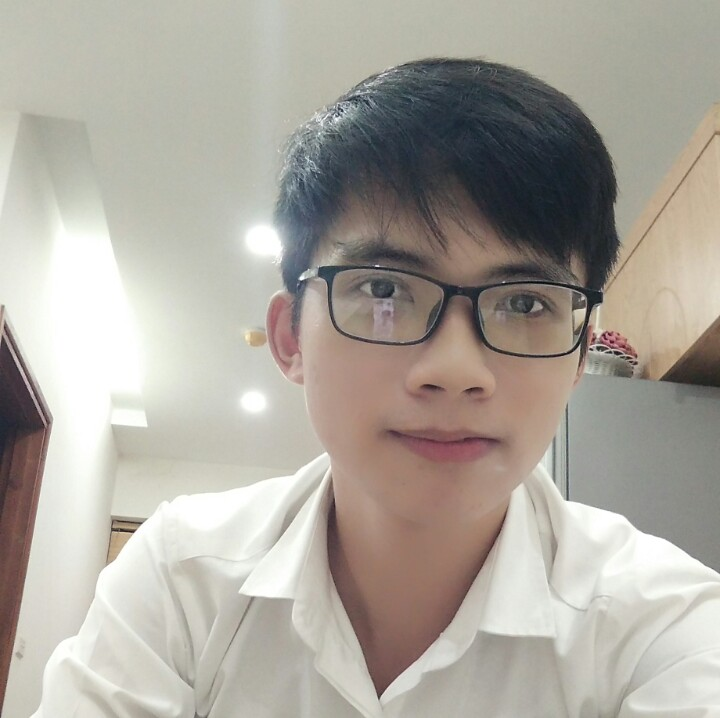
#> input picture Chapter15 - OpenCV/data/avatar.jpg, 720 x 718 px, found by its file name
$ jupyter execute Test.ipynb
#> lines starting #> are read from the running program, lines starting #| are printed output that depends on the picture; after the words box and inside, x2 and y2 are one past the last pixel; in counts of white or black regions, pixels touching at a corner belong together
Nguồn:
1. https://www.youtube.com/watch?v=faheDNsr-B4&list=PLZEIt444jqpCyaGWG1Jvq2ylfOdjppEOR

# Cài đặt OpenCV

1. Truy cập: https://opencv.org/releases/ tải về phiên bản OpenCV cho hệ điều hành tương ứng.
2. Giải nén OpenCv ra 1 thư mục nào đó.
3. Truy cập vào opencv --> build --> python --> cv2 --> chọn phiên bản python tương ứng với máy (Ví dụ máy tôi là python 3.7)--> copy file đó và cho vào `C:\Program Files\Python37\Lib\site-packages`.
4. Mở cmd và chạy lệnh `pip install opencv-python`
5. Test lại bằng cách mở python và `import cv2`

# Mở ảnh với OpenCV

[cell 1]
import cv2
img = cv2.imread('./avatar.jpg')
#> img is the input picture: shape (718, 720, 3); mean B, G, R 158.3, 167, 172.1
cv2.imshow('image', img)
cv2.waitKey(0) # chờ ấn 1 phím gì đó rồi mới tắt
cv2.destroyAllWindows() # giải phóng

# Lưu một bức ảnh và vẽ một đường thẳng

[cell 2]
img = cv2.imread("./avatar.jpg")
cv2.line(img, (0,0), (400, 300), (255,0,0), 5)
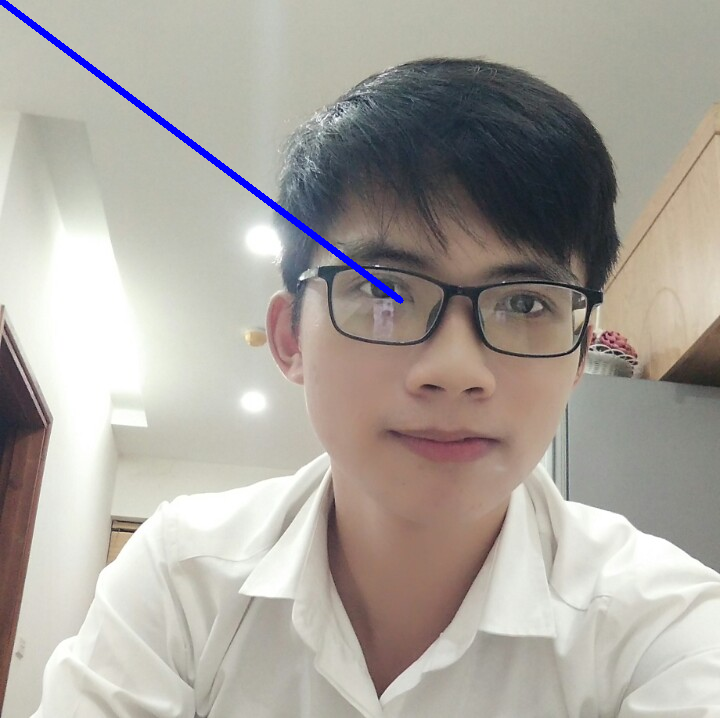
#> img: shape (718, 720, 3); 0.66% of pixels changed, all inside (x1, y1, x2, y2) = (0, 0, 404, 304)
# img, toạ độ bắt đầu, toạ độ kết thúc , (r,g,b),pixel width
cv2.imwrite('./ly.jpg', img)
cv2.destroyAllWindows()

# Thao tác với pixel ảnh

[cell 3]
img = cv2.imread('./ly.jpg')
px = img[0][0]
#> px = [252, 0, 0]
print(px)
#| [252   0   0]

[cell 4]
img[0][0] = [1, 1, 1]
#> img: shape (718, 720, 3); mean B, G, R 159, 166, 171.1
for i in range(100):
    img[i][i] = [1, 1, 1]
    img[i + 1][i + 1] = [1, 1, 1]
#> img: shape (718, 720, 3); mean B, G, R 158.9, 165.9, 171
px = img[0][0]
#> px = [1, 1, 1]
px
#> Out = [1, 1, 1]

[cell 5]
cv2.imwrite('./ly2.jpg',img)
#> Out = True

# Đọc thuộc tính và cắt ghép, đổi kênh màu ảnh

[cell 6]
img = cv2.imread('./avatar.jpg')
img.shape # kích thước ảnh
#> Out = (718, 720, 3)

[cell 7]
# đọc ảnh xám
img = cv2.imread('./avatar.jpg', 0)
#> img: shape (718, 720); min 7, max 255, mean 167.5
img.shape
#> Out = (718, 720)

[cell 8]
img.size # kích thước ảnh = byte
#> Out = 516960

[cell 9]
img.dtype

[cell 10]
# cắt ảnh
subimg = img[200: 300, 200: 500]
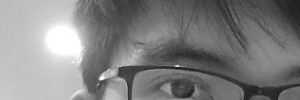
#> subimg: shape (100, 300); min 24, max 255, mean 129.4
cv2.imshow("image", subimg)
cv2.waitKey()

[cell 11]
# chuyển kênh màu
img = cv2.imread('./avatar.jpg')
subimg = img[:,:,2]
#> subimg: shape (718, 720)
cv2.imshow("image", subimg)
cv2.waitKey()

# Hoà trộn 2 bức ảnh với nhau

Điều kiện: cùng kênh màu (ảnh màu hoặc xám), cùng kích thước

[cell 12]
img1 = cv2.imread('./avatar.jpg')
img2 = cv2.imread('./anh2.jpg')
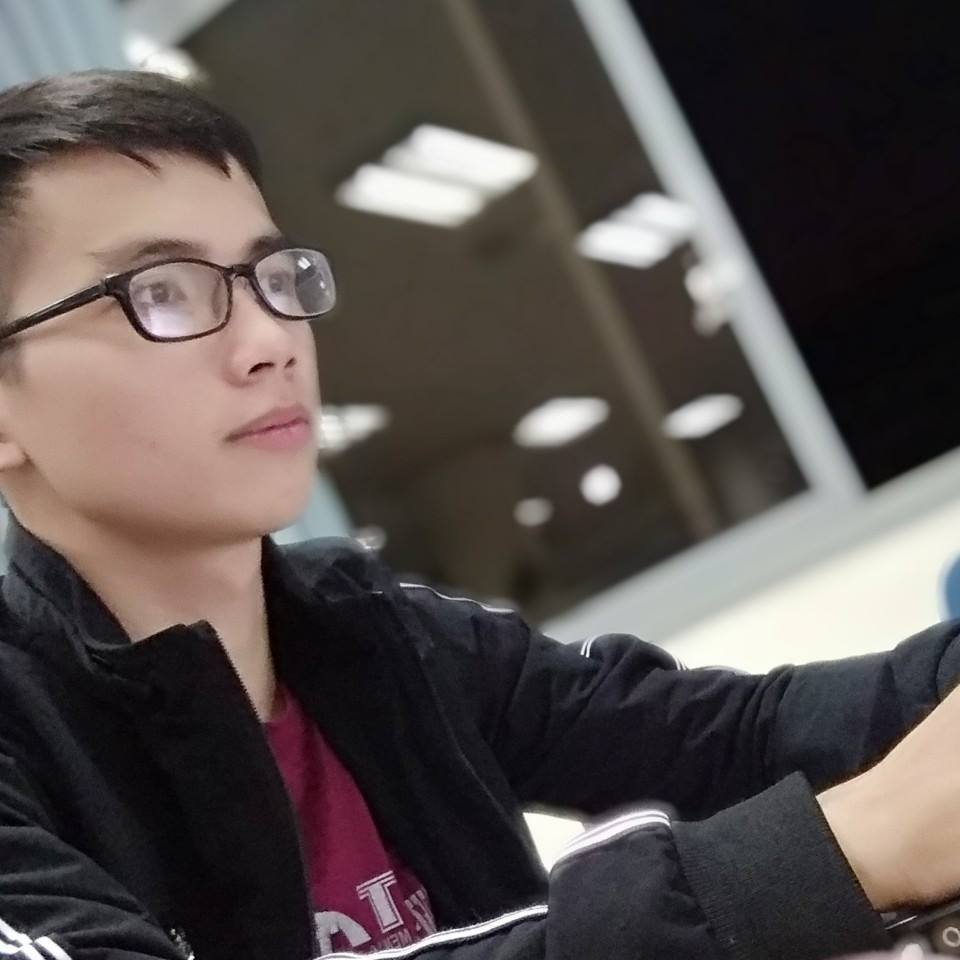
#> input picture Chapter15 - OpenCV/anh2.jpg, 960 x 960 px
#> img2 is the input picture: shape (960, 960, 3); mean B, G, R 77, 79.4, 87.4
img1 = img1[100:700, 100:700]
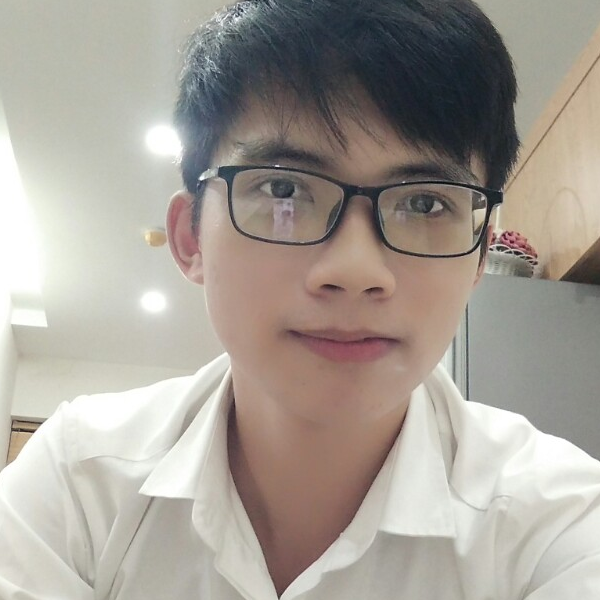
#> img1: shape (600, 600, 3); mean B, G, R 151.3, 159.5, 166.2
img2 = img2[100:700, 100:700]
#> img2: shape (600, 600, 3)

img3 = cv2.add(img1, img2)
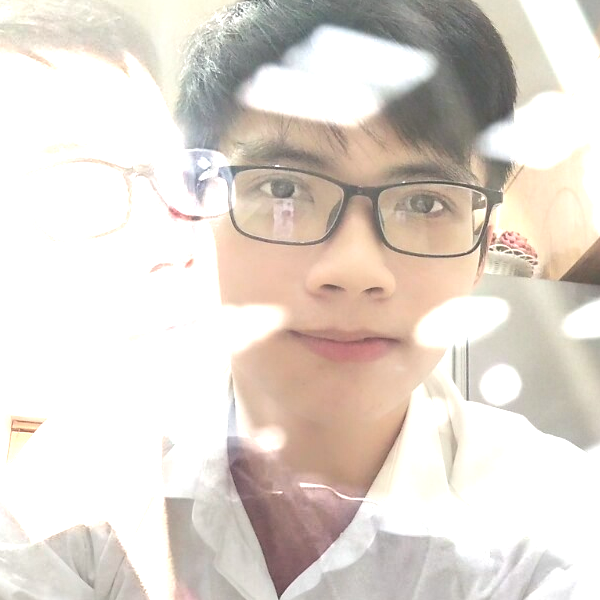
#> img3: shape (600, 600, 3); mean B, G, R 208.3, 216.1, 224.9
cv2.imshow("image", img3)
cv2.waitKey()

# Tách một đối tượng có màu nhất định ra khỏi ảnh

[cell 13]
import numpy as np
img = np.uint8([[[232, 162, 0]]])
hsv_img = cv2.cvtColor(img, cv2.COLOR_BGR2HSV)
hsv_img

[cell 14]
img = cv2.imread('./anh3.png')
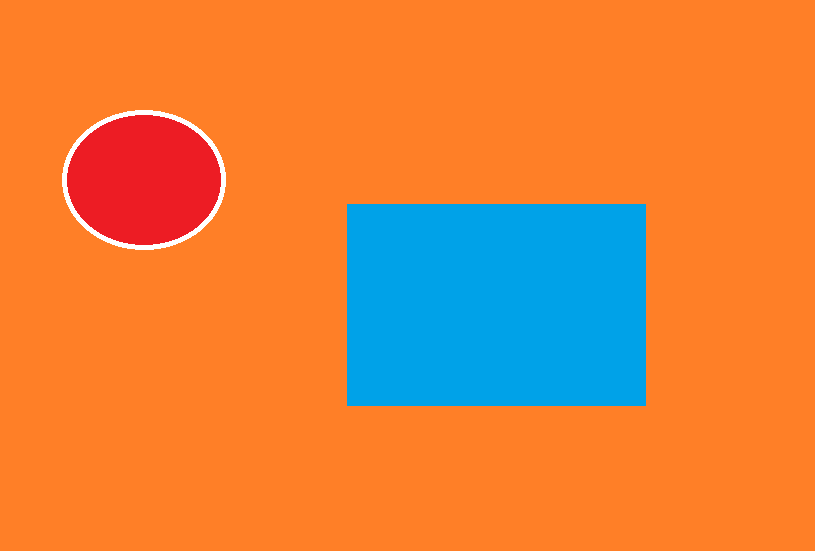
#> input picture Chapter15 - OpenCV/anh3.png, 815 x 551 px
#> img is the input picture: shape (551, 815, 3); mean B, G, R 66, 128.9, 220.1
# chuyển đổi không gian màu
hsv_img = cv2.cvtColor(img, cv2.COLOR_BGR2HSV)
#> hsv_img: shape (551, 815, 3); mean H, S, V 29.5, 220.5, 251.3
# Tạo mặt nạ
min_mau = np.array([ 97, 255, 232])
max_mau = np.array([ 100, 255, 232])
mask = cv2.inRange(hsv_img, min_mau, max_mau)
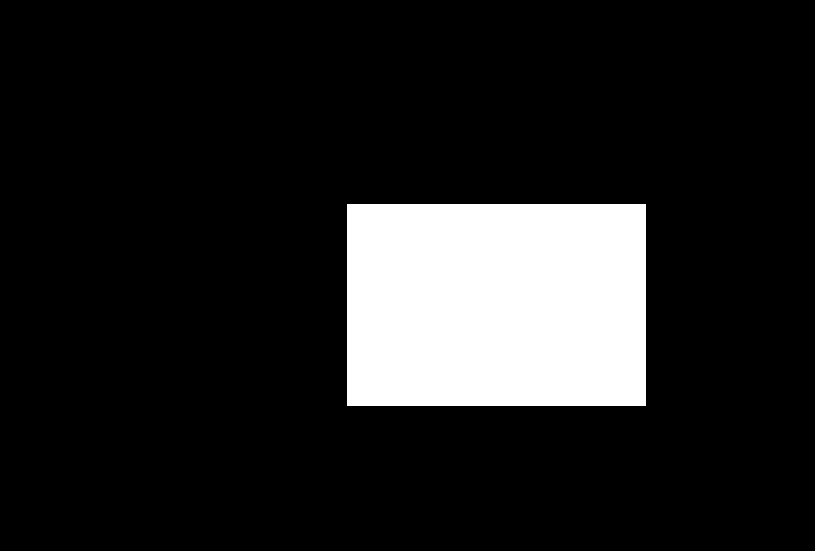
#> mask: shape (551, 815); 13.4% white; 1 white region, box (x1, y1, x2, y2) and area: (347, 204, 646, 406) 60398
# sau bước này những đối tượng màu xanh sẽ thành trắng, các màu còn lại là 0
# thực hiện phép and 2 ảnh để lọc
final = cv2.bitwise_and(img, img, mask = mask)
cv2.imshow("Day la buc anh", final)
cv2.waitKey()

# Xử lý video

Trên môi trường windown, cần cài FFmpeg

```
import cv2
vidcap = cv2.VideoCapture('United.mp4')
success, image = vidcap.read()
count = 0
success = True
while success:
    cv2.imwrite("frame%d.jpg" % count, image)
    success, image = vidcap.read()
    print("Read a new frame:", success)
    count += 1
```

# Tách biên ảnh

[cell 15]
img = cv2.imread('./avatar.jpg', 0) # chuyển ảnh xám
# phân ngưỡng
# điểm ảnh từ 100 đến 200 thì thành trắng, ngoài thành đen
img2 = cv2.Canny(img, 100, 200)
#> img2: shape (718, 720); 2.2% white in thin lines or dots
cv2.imshow("Thang dzai", img2)
cv2.waitKey()

[cell 16]
img2

# Reading ang loading images with OpenCV and Numpy

[cell 17]
import numpy
import cv2

avatar_image = cv2.imread("./avatar.jpg")
avatar_gray_image = cv2.cvtColor(avatar_image, cv2.COLOR_BGR2GRAY)
cv2.imshow("Gray avatar", avatar_gray_image)
cv2.imshow("Color avatar", avatar_gray_image)
cv2.imwrite("gray_avatar.jpg", avatar_gray_image)
cv2.waitKey(0)
cv2.destroyAllWindows()

**Dòng 1:** Import thư viện numpy, điều này quan tọng bởi vì định dạng ma trận ảnh là kiểu ndarray numpy

**Dòng 2:** Import thư viện OpenCV

**Dòng 4:** Đọc file ảnh avatar.jpg, lưu nó vào biến avatar_image

**Dòng 5:** Chuyển đổi sang ảnh xám sử dụng phương thức cvtColor bởi hằng số COLOR_BGR2GRAY và lưu vào một biến khác gọi là avatar_gray_image

**Dòng 6 và 7:** Hiển thị ảnh

**Dòng 8:** Lưu ảnh với tên file là gray_avatar.jpg

**Dòng 9:** Chờ nhấn 1 phím thì mới tắt hiển thị ảnh

**Dòng 10:** Đóng tất cả các windows

# Loading Videos from a File

# Reading the Video and Writing into a File

# 4. Image Manipulation and Segmentation

### Truy cập và thao tác pixel

[cell 18]
import numpy
import cv2

avatar_image = cv2.imread('./avatar.jpg')
pixel = avatar_image[200,250]
#> pixel = [187, 196, 193]

print(pixel)
#| [187 196 193]
avatar_image[200, 250] = (255,0,0)
#> avatar_image: shape (718, 720, 3); under 0.01% of pixels changed, all inside (x1, y1, x2, y2) = (250, 200, 251, 201)

#thay đổi màu thành xanh của một vùng
avatar_image[200:250, 200:350] = (0,255,0)
#> avatar_image: shape (718, 720, 3); mean B, G, R 156, 168.4, 169.8

cv2.imshow('image pixel', avatar_image)
cv2.waitKey(0)

### Draw geometric shapes or writing text on a color image

Các hàm: line(), rectangle(), circle(), ellipse(), polygon(), putText()

Chú ý màu ở đây là BGR

```
The functions and syntax are as follows:
• cv2.line(): To draw a line, this function takes the
following arguments:
a. Image object on which the line needs to be drawn
b. Starting point’s pixel coordinates
c. Ending point’s pixel coordinates
d. Color in BGR (not RGB) format
e. Thickness (in pixels)
• cv2.rectangle(): To draw a square or rectangle,
similar to the line() function, this function takes the
following arguments:
a. Image object on which the rectangle needs to be drawn
b. Pixel coordinates of the vertex at the top left
c. Pixel coordinates of the lower-right vertex
d. Color in BGR (not RGB)
e. Thickness (in pixels)
• cv2.circle(): To draw a circle, this function takes the
following arguments:
a. Image object on which the circle needs to be drawn
b. Center pixel’s coordinates
c. Pixel radius of the circle
d. Color in BGR (not RGB)
e. Thickness (in pixels)
• cv2.ellipse(): To draw a ellipse, this function takes
the following arguments:
a. Image object on which the ellipse needs to be drawn
b. Center pixel’s coordinates
c. Length of the minor and major axes
d. Rotation angle of the ellipse (calculated
counterclockwise)
e. Starting angle (calculated clockwise)
f. Final angle (calculated clockwise)
g. Color in BGR (not RGB—be careful)
h. Thickness
• cv2.polyline(): To draw a polygon, this function takes
the following arguments:
a. Image object on which the polygon needs to be drawn
b. The image object on which to draw
c. The array of coordinates
d. True, if it is a closed line
e. Color
f. Thickness
• cv2.putText(): To write text, this function takes the
following arguments:
a. The image on which the text is to be written
b. The text to be written
c. Coordinates of the text’s starting point
d. Font to be used
e. Font size
f. Text color
g. Text thickness
h. The type of line used
```

[cell 19]
import numpy as np
import cv2

avatar = cv2.imread('./avatar.jpg')

cv2.line(avatar, (25,21), (100, 100), (255,0,0), 5)
cv2.rectangle(avatar, (25,21), (200, 200), (0, 255,0), 2)
cv2.circle(avatar, (50,50), 50, (0,0,255), -1)

cv2.imshow("Geometry", avatar)
cv2.waitKey(0)

### Filtering Images

[cell 20]
import numpy as np
import cv2

avatar = cv2.imread('./avatar.jpg')
# giá trị mỗi điểm ảnh bằng median của các điểm ảnh quanh vùng dc quét
# lọc vùng 3x3
noisereduced_version = cv2.medianBlur(avatar,3)

# lọc vùng 9x9
noisereduced_version2 = cv2.medianBlur(avatar,9)

cv2.imshow("Fillter 1", noisereduced_version)
cv2.imshow("Fillter 2", noisereduced_version2)
cv2.waitKey(0)

### Transfroming Images

[cell 21]
import numpy as np
import cv2
# dịch chuyển affine (tuyến tín)
image = cv2.imread('./avatar.jpg')
num_rows, num_cols = image.shape[:2]
#> num_rows = 718; num_cols = 720
# ma trận chuyển đổi, 70 là hướng của x, 110 là hướng của y
translation_matrix = np.float32([[1,0,70], [0,1,110]])
image_translation = cv2.warpAffine(image, translation_matrix, (num_cols, num_rows))
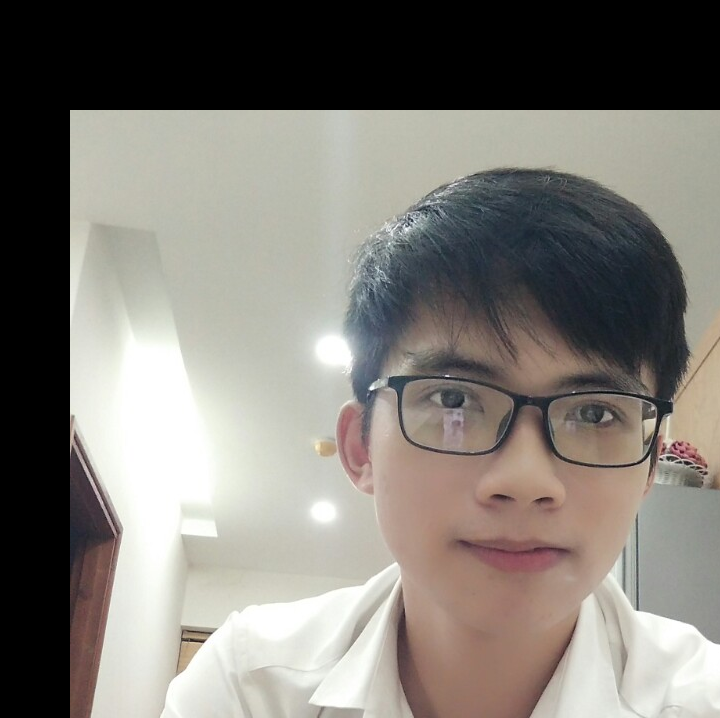
#> image_translation: shape (718, 720, 3); mean B, G, R 118.6, 124.8, 128.7
cv2.imshow('Translation', image_translation)
cv2.waitKey()

### Rotation

R = $[[cos(\theta) , -sin(\theta)], [sin(\theta), cos(\theta)]]$

$\theta$ là góc xoay theo hướng ngược chiều kim đồng hồ. OpenCV cung cấp hàm getRotationMatrix2D thay vì lập ma trận này,
Bạn có thể chỉ định điểm xung quanh mà hình ảnh sẽ được xoay, góc xoay theo độ và hệ số tỷ lệ cho hình ảnh. Khi đã có ma trận chuyển đổi, có thể sử dụng hàm warpAffine().

### image scaling

[cell 22]
import cv2
import numpy as np

img = cv2.imread('./avatar.jpg')

img_scaled = cv2.resize(img,None,fx=1.2, fy=1.2, interpolation = cv2.INTER_LINEAR)
cv2.imshow('Scaling - Linear Interpolation', img_scaled)
img_scaled = cv2.resize(img,None,fx=1.2, fy=1.2, interpolation = cv2.INTER_CUBIC)
cv2.imshow('Scaling - Cubic Interpolation', img_scaled)
img_scaled = cv2.resize(img,(450, 400), interpolation = cv2.INTER_AREA)
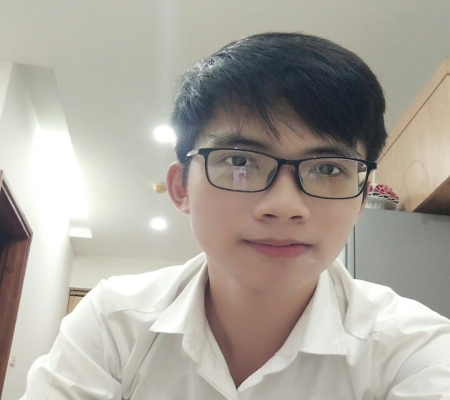
#> img_scaled: shape (400, 450, 3); mean B, G, R 158.3, 167, 172.1
cv2.imshow('Scaling - Skewed Size', img_scaled)

cv2.waitKey()
cv2.destroyAllWindows()

### Edge Detection

[cell 23]
import cv2
import numpy as np

image = cv2.imread('./avatar.jpg')
hsv = cv2.cvtColor(image, cv2.COLOR_BGR2HSV)
#> hsv: shape (718, 720, 3); mean H, S, V 35.9, 30, 174.2

lower_red = np.array([30, 150, 50])
upper_red = np.array([255, 255, 180])

mask = cv2.inRange(hsv, lower_red, upper_red)
#> mask: shape (718, 720); 0% white in thin lines or dots, all inside (x1, y1, x2, y2) = (603, 333, 625, 348)
res = cv2.bitwise_and(image, image, mask=mask)

cv2.imshow('origin', image)
edges = cv2.Canny(image, 100, 200)
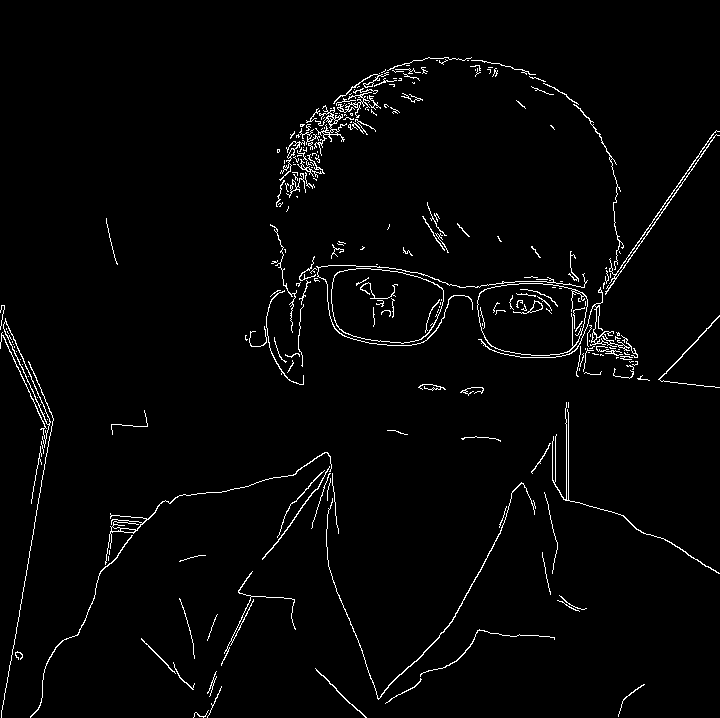
#> edges: shape (718, 720); 2.3% white in thin lines or dots
cv2.imshow('Edges', edges)

cv2.waitKey()
cv2.destroyAllWindows()
